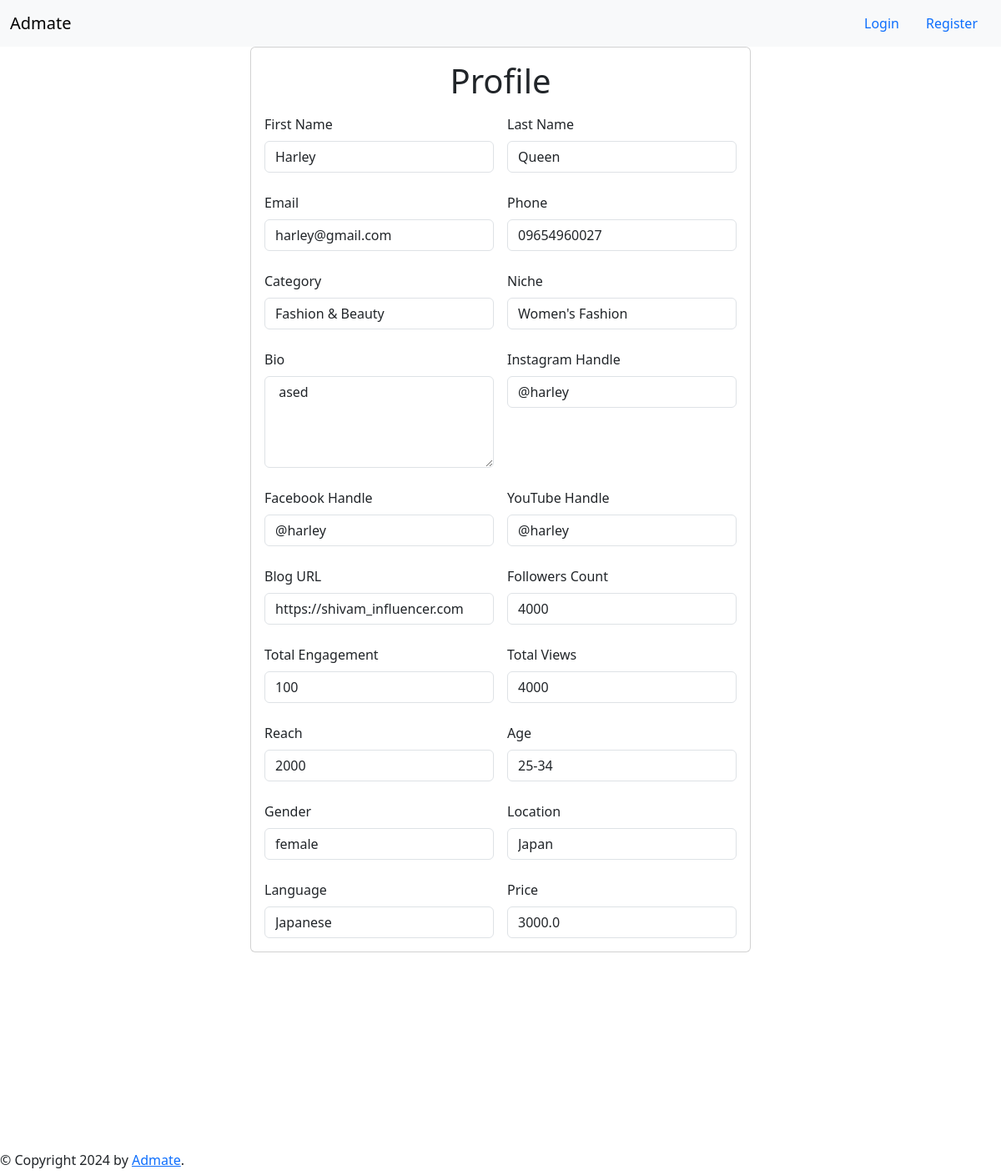
/profile_view_influencer/harley, run on the app's committed database.
### application/models.py (models this page shows, shortened)
class InfluencerProfile(db.Model):
    id = db.Column(db.Integer, primary_key=True)
    user = db.Column(db.String(20), db.ForeignKey('user.username'))
    first_name = db.Column(db.String(64))
    last_name = db.Column(db.String(64))
    email = db.Column(db.String(120), nullable=False)
    phone = db.Column(db.String(30), nullable=False)
    bio = db.Column(db.String(256), nullable=False)
    instagram_handle = db.Column(db.String(64), nullable=False)
    facebook_handle = db.Column(db.String(64), nullable=False)
    youtube_handle = db.Column(db.String(64), nullable=False)
    blog_url = db.Column(db.String(100), nullable=False)
    followers_count = db.Column(db.Integer)
    total_engagement = db.Column(db.Integer)
    total_views = db.Column(db.Integer)
    reach = db.Column(db.Integer)
    age = db.Column(db.Integer)
    gender = db.Column(db.String(10))
    location = db.Column(db.String(30))
    language = db.Column(db.String(20))
    category_id = db.Column(db.Integer, db.ForeignKey('categories.category_id'))
    niche_id = db.Column(db.Integer, db.ForeignKey('niche.niche_id'))
    price = db.Column(db.Float)
    flagged = db.Column(db.Boolean, default=False)
    category = db.relationship('Categories', backref='influencers', lazy=True)
    niche = db.relationship('Niche', backref='influencers', lazy=True)

class Categories(db.Model):
    category_id = db.Column(db.Integer, primary_key=True)
    name = db.Column(db.String(30), nullable=False, unique=True)
    description = db.Column(db.String(100), nullable=True)
    niches = db.relationship('Niche', backref='category', lazy=True)

class Niche(db.Model):
    niche_id = db.Column(db.Integer, primary_key=True)
    category_id = db.Column(db.Integer, db.ForeignKey('categories.category_id'), nullable=True)
    name = db.Column(db.String(30), nullable=False)
    description = db.Column(db.String(100), nullable=True)

### application/routes.py (the view)
@app.route('/profile_view_influencer/<user>')
def profile_view_influencer(user):
    influencer_profile = InfluencerProfile.query.filter_by(user=user).first()
    return render_template('profile_view_influencer.html', influencer_profile=influencer_profile)

### templates/profile_view_influencer.html (shortened to what this page needs)
{% extends 'nav_link.html' %}
{% block content %}
<div class="centered-content">
    <div style="display: flex; justify-content: center;">
        <div class="card" style="width: 50%;">
            <div class="card-body">
                <h1 class="text-center">Profile</h1>
                    <div style="display: flex; justify-content: center;">
                        <form method="post" class="row g-3">
                            <div class="col-md-6">
                                <div class = 'form-group mt-2'>
                                    <label for="first_name" class="form-label" >First Name</label>
                                    <input type="text" name="first_name" class="form-control" id="first_name" value="{{ influencer_profile.first_name }}" readonly>
                                </div>
                            </div>
                            <div class="col-md-6">
                                <div class="form-group mt-2" >
                                    <label for="last_name" class="form-label" >Last Name</label>
                                    <input type="text" name="last_name" class="form-control" id="last_name"value="{{ influencer_profile.last_name}}" readonly>
                                </div>
                            </div>
                            <div class="col-md-6" >
                                <div class="form-group mt-2" >
                                    <label for="email" class="form-label" >Email</label>
                                    <input type="email" name="email" class="form-control" id="email" value="{{ influencer_profile.email}}" readonly>
                                </div>
                            </div>
                            <div class="col-md-6">
                                <div class="form-group mt-2" >
                                    <label for="phone" class="form-label" >Phone</label>
                                    <input type="tel" name="phone" class="form-control" id="phone" value="{{ influencer_profile.phone}}" readonly>
                                </div>
                            </div>
                            <div class = "col-md-6">
                                <div class="form-group mt-2">
                                    <label for="category" class="form-label" >Category</label>
                                    <input type="text" name="category" class="form-control" id="category" value="{{ influencer_profile.category.name}}" readonly>
                                </div>
                            </div>
                            <div class = "col-md-6">
                                <div class="form-group mt-2" >
                                    <label for="niche" class="form-label" >Niche</label>
                                    <input type="text" name="niche" class="form-control" id="niche" value="{{ influencer_profile.niche.name}}" readonly>
                                </div>
                            </div>
                            <div class = "col-md-6">
                                <div class="form-group mt-2" >
                                    <label for="bio" class="form-label" >Bio</label>
                                    <textarea type="text" name="bio" class="form-control" id="bio" rows="4" cols="50" readonly>{{ influencer_profile.bio}} </textarea>
                                </div>
                            </div>
                            <div class = 'col-md-6'>
                                <div class="form-group mt-2" >
                                    <label for="instagram_handle" class="form-label" >Instagram Handle</label>
                                    <input type="text" name="instagram_handle" class="form-control" id="instagram_handle" value="{{ influencer_profile.instagram_handle }}" readonly>
                                </div>
                            </div>
                            <div class="col-md-6" >
                                <div class="form-group mt-2" >
                                    <label for="facebook_handle" class="form-label" >Facebook Handle</label>
                                    <input type="text" name="facebook_handle" class="form-control" id="facebook_handle" value="{{ influencer_profile.facebook_handle}}" readonly>
                                </div>
                            </div>
                            <div class="col-md-6">
                                <div class="form-group mt-2">
                                    <label for="youtube_handle" class="form-label" >YouTube Handle</label>
                                    <input type="text" name="youtube_handle" class="form-control" id="youtube_handle" value="{{ influencer_profile.youtube_handle}}" readonly>
                                </div>
                            </div>
                            <div class="col-md-6">
                                <div class="form-group mt-2" >
                                    <label for="blog_url" class="form-label" >Blog URL</label>
                                    <input name="blog_url" class="form-control" id="blog_url" value="{{ influencer_profile.blog_url}}" readonly>
                                </div>
                            </div>
                            <div class="col-md-6">
                                <div class="form-group mt-2">
                                    <label for="followers_count" class="form-label" >Followers Count</label>
                                    <input name="followers_count" class="form-control" id="followers_count" value="{{ influencer_profile.followers_count}}" readonly>
                                </div>
                            </div>
                            <div class="col-md-6">
                                <div class="form-group mt-2">
                                    <label for="total_engagement" class="form-label" > Total Engagement</label>
                                    <input name="total_engagement" class="form-control" id="total_engagement" value="{{ influencer_profile.total_engagement}}" readonly>
                                </div>
                            </div>
                            <div class="col-md-6">
                                <div class="form-group mt-2">
                                    <label for="total_views" class="form-label" >Total Views</label>
                                    <input name="total_views" class="form-control" id="total_views" value="{{ influencer_profile.total_views}}" readonly>
                                </div>
                            </div>
                            <div class="col-md-6">
                                <div class="form-group mt-2">
                                    <label for="reach" class="form-label" >Reach</label>
                                    <input name="reach" class="form-control" id="reach" value="{{ influencer_profile.reach}}" readonly>
                                </div>
                            </div>
                            <div class="col-md-6">
                                <div class="form-group mt-2">
                                    <label for="age" class="form-label">Age</label>
                                    <input name="age" class="form-control" id="age" value="{{ influencer_profile.age }}" readonly>
                                </div>
                            </div>
                            <div class="col-md-6">
                                <div class="form-group mt-2">
                                    <label for="gender" class="form-label">Gender</label>
                                    <input name="gender" class="form-control" id="gender" value="{{ influencer_profile.gender }}" readonly>
                                </div>
                            </div>
                            <div class="col-md-6">
                                <div class="form-group mt-2">
                                    <label for="location" class="form-label">Location</label>
                                    <input name="location" class="form-control" id="location" value="{{ influencer_profile.location }}" readonly>
                                </div>
                            </div>
                            <div class="col-md-6">
                                <div class="form-group mt-2">
                                    <label for="language" class="form-label">Language</label>
                                    <input name="language" class="form-control" id="language" value="{{ influencer_profile.language }}" readonly>
                                </div>
                            </div>
                            <div class="col-md-6">
                                <div class="form-group mt-2">
                                    <label for="price" class="form-label">Price</label>
                                    <input name="price" class="form-control" id="price" value="{{ influencer_profile.price }}" readonly>
                                </div>
                            </div>
                        </div>
                </div>
            </div>
        </div>
</div>
{% endblock content %}

### data on the page
InfluencerProfile: first_name "Harley", email "harley@gmail.com", phone "09654960027", bio "ased", instagram_handle "@harley", facebook_handle "@harley", youtube_handle "@harley", blog_url "https://shivam_influencer.com", followers_count "4000", total_engagement "100", total_views "4000", reach "2000", age "25-34", gender "female", location "Japan", language "Japanese", price "3000.0"
Categories: category "Fashion & Beauty"
Niche: niche "Women's Fashion"
